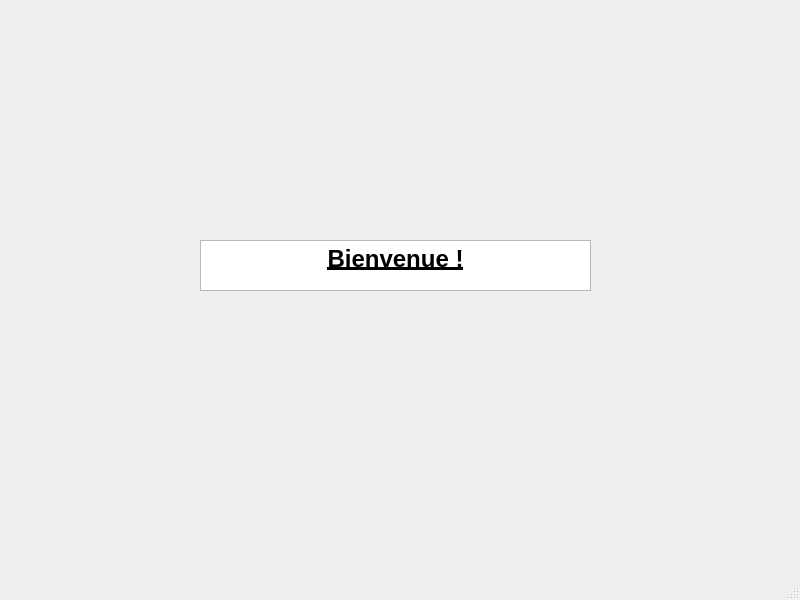
<?xml version="1.0" encoding="UTF-8"?>
<ui version="4.0">
 <class>emp</class>
 <widget class="QMainWindow" name="emp">
  <property name="geometry">
   <rect>
    <x>0</x>
    <y>0</y>
    <width>800</width>
    <height>600</height>
   </rect>
  </property>
  <property name="windowTitle">
   <string>MainWindow</string>
  </property>
  <widget class="QWidget" name="centralwidget">
   <widget class="QTextEdit" name="textEdit">
    <property name="geometry">
     <rect>
      <x>200</x>
      <y>240</y>
      <width>391</width>
      <height>51</height>
     </rect>
    </property>
    <property name="html">
     <string>&lt;!DOCTYPE HTML PUBLIC &quot;-//W3C//DTD HTML 4.0//EN&quot; &quot;http://www.w3.org/TR/REC-html40/strict.dtd&quot;&gt;
&lt;html&gt;&lt;head&gt;&lt;meta name=&quot;qrichtext&quot; content=&quot;1&quot; /&gt;&lt;style type=&quot;text/css&quot;&gt;
p, li { white-space: pre-wrap; }
&lt;/style&gt;&lt;/head&gt;&lt;body style=&quot; font-family:'MS Shell Dlg 2'; font-size:7.8pt; font-weight:400; font-style:normal;&quot;&gt;
&lt;p align=&quot;center&quot; style=&quot; margin-top:0px; margin-bottom:0px; margin-left:0px; margin-right:0px; -qt-block-indent:0; text-indent:0px;&quot;&gt;&lt;span style=&quot; font-family:'MS Shell Dlg 2'; font-size:18pt; font-weight:600; text-decoration: underline;&quot;&gt;Bienvenue !&lt;/span&gt;&lt;/p&gt;&lt;/body&gt;&lt;/html&gt;</string>
    </property>
   </widget>
  </widget>
  <widget class="QMenuBar" name="menubar">
   <property name="geometry">
    <rect>
     <x>0</x>
     <y>0</y>
     <width>800</width>
     <height>26</height>
    </rect>
   </property>
  </widget>
  <widget class="QStatusBar" name="statusbar"/>
 </widget>
 <resources/>
 <connections/>
</ui>
